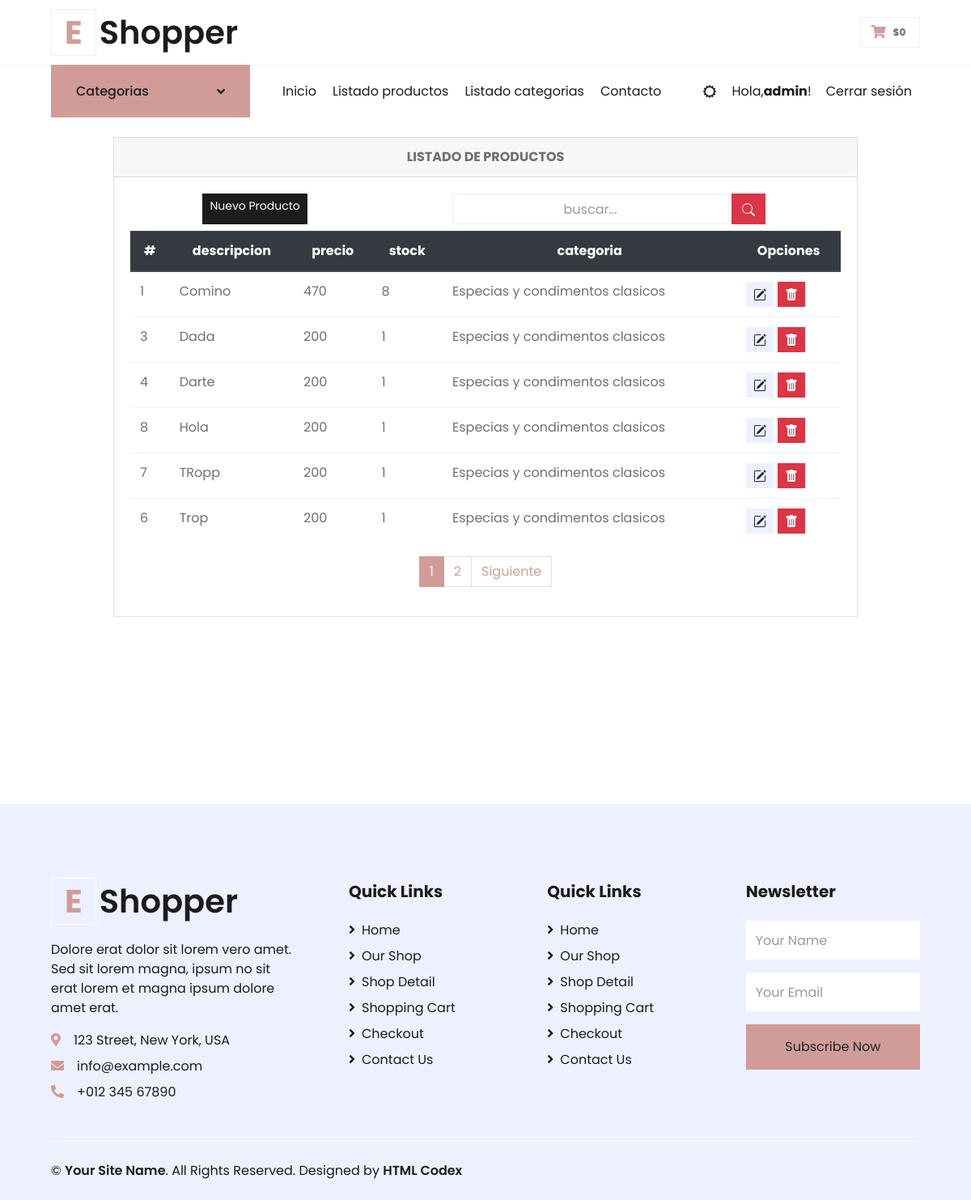
Page /listarproductos/ (signed in) on the earlier database version.
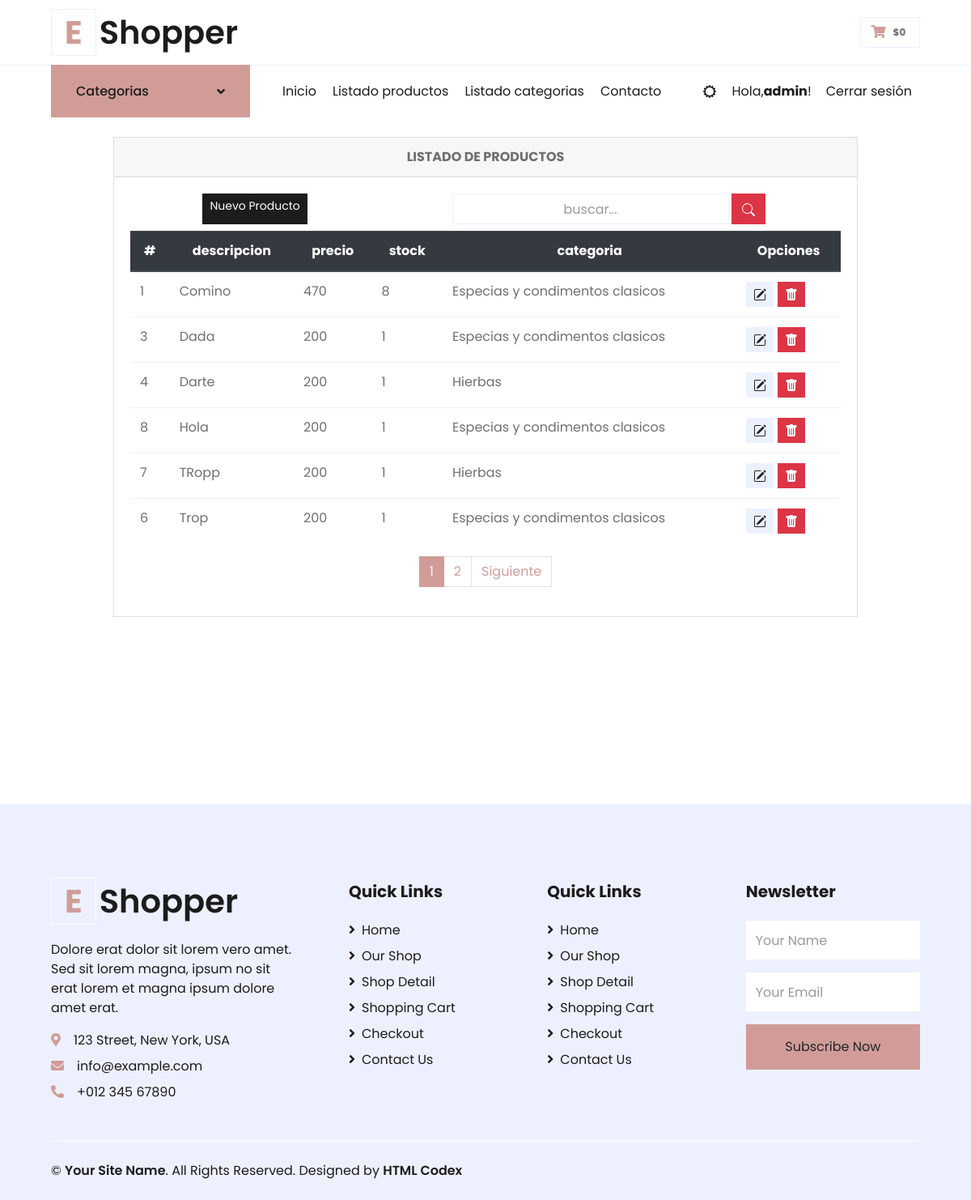
Same page on the later database version.
### DistribuidoraApp/models.py (models this page shows, shortened)
class Productos(models.Model):
    nombre = models.CharField(max_length=100)
    imagen = models.ImageField(upload_to='imgproductos/%Y/%m/%d', blank=True)
    descripcion = models.CharField(max_length=500)
    precio = models.IntegerField()
    stock = models.IntegerField(null=True, default=0)
    categoria = models.ForeignKey(Categorias, on_delete=models.PROTECT)
    oferta = models.BooleanField(default=False)
    class Meta:
        db_table = 'productos'
        verbose_name = 'Producto'
        verbose_name_plural = 'Productos'
        ordering = ['id']

class Categorias(models.Model):
    nombre = models.CharField(max_length=100)
    def __str__(self):
        return self.nombre
    class Meta:
        db_table = "categorias"
        verbose_name = 'Categoria'
        verbose_name_plural = 'Categorias'
        ordering = ['id']

### DistribuidoraApp/views.py (the view)
# urls.py: path('listarproductos/', listarProductos, name='listarproductos'),
@login_required(login_url='/login')
def listarProductos(request):
    busqueda = request.POST.get("buscador")
    lista_productos = Productos.objects.order_by('nombre')
    page = request.GET.get('page', 1)
    if busqueda:
        lista_productos = Productos.objects.filter(
            Q(nombre__icontains = busqueda) |
            Q(descripcion__icontains = busqueda)
        ).distinct()
    try:
        paginator = Paginator(lista_productos, 6)
        lista_productos = paginator.page(page)
    except:
        raise Http404
    data = {'entity': lista_productos,
            'title': 'LISTADO DE PRODUCTOS',
            'paginator': paginator
            }
    return render(request, 'DistribuidoraApp/listar-productos.html', data)

### DistribuidoraApp/context_processors.py (called while the page is built)
def extras(request):
	lista_categorias = Categorias.objects.all().order_by('nombre')
	return {'categorias':lista_categorias}

def importe_total_carro(request):
	total=0
	if request.user.is_authenticated:
		if "carro" in request.session:
			for key, value in request.session["carro"].items():
				total= total + int(value["precio"])
	return {"importe_total_carro":total}

### DistribuidoraApp/templates/DistribuidoraApp/listar-productos.html (shortened to what this page needs)
{% extends 'DistribuidoraApp/base.html' %}
{% load static %}
{% block contenidoPagina %}
<div class="min-vh-100 d-flex flex-colum py-4">
    <div class="container">
        <div class="row justify-content-center">
            <div class="col-lg-10 col-md-6 col-sm-4 animate__animated animate__backInRight animate__delay-0.4s">
                <div class="card">
                    <div class="card-header text-center font-weight-bold">
                        {{ title }}
                    </div>
                    <div class="card-body table-responsive align-items-center">
                        <div class="d-flex mb-2">
                            <a href="{% url 'addproducto' %}" class="d-flex inline-block mx-auto btn btn-dark btn-sm" type="submit">
                                Nuevo Producto
                            </a>
                            <form class="d-flex mx-auto d-sm-inlne-block form-inline" method="POST" action="">
                                <div class="input-group">
                                    <input type="text" class="form-control bg-light border-1 small text-center" name="buscador" placeholder="buscar..." value="{{ request.POST.buscador }}">
                                    <div class="input-group-append">
                                        <button class="btn btn-danger mx-1" type="submit">
                                            </button>
                                    </div>
                                </div>
                            </form>
                        </div>
                        <table class="table table-condensed">
                            <thead class="thead-dark text-center ">
                                <tr>
                                    <th scope="col">#</th>
                                    <th scope="col">descripcion</th>
                                    <th scope="col">precio</th>
                                    <th scope="col">stock</th>
                                    <th scope="col">categoria</th>
                                    <th colspan="2">Opciones</th>
                                </tr>
                            </thead>
                            <tbody>
                                {% if entity %} {% for producto in entity %}
                                <tr>
                                    <td>{{ producto.id }}</td>
                                    <td>{{ producto.nombre }}</td>
                                    <td>{{ producto.precio }}</td>
                                    <td>{{ producto.stock }}</td>
                                    <td>{{ producto.categoria }}</td>
                                    <td colspan="2">
                                        <a class="btn btn-secondary btn-sm" href="{% url 'editproducto' producto.id %} " type="button"></a>
                                        <a class="btn btn-danger btn-sm" href="{% url 'deleteProducto' producto.id %}" type="button"></a>
                                    </td>
                                </tr>
                                {% endfor %} {% else %}
                                <div class="text-center text-warning">
                                    <h3> No se encontraron Productos!!</h3>
                                </div>
                                {% endif %}
                            </tbody>
                        </table>
                        <div>
                            {% include 'DistribuidoraApp/paginator.html' %}
                        </div>
                    </div>
                </div>
            </div>
        </div>
    </div>
</div>
{% endblock %}

Differences in the rows shown:
changed Productos "Darte": categoria "Especias y condimentos clasicos" → "Hierbas"
changed Productos "TRopp": categoria "Especias y condimentos clasicos" → "Hierbas"
